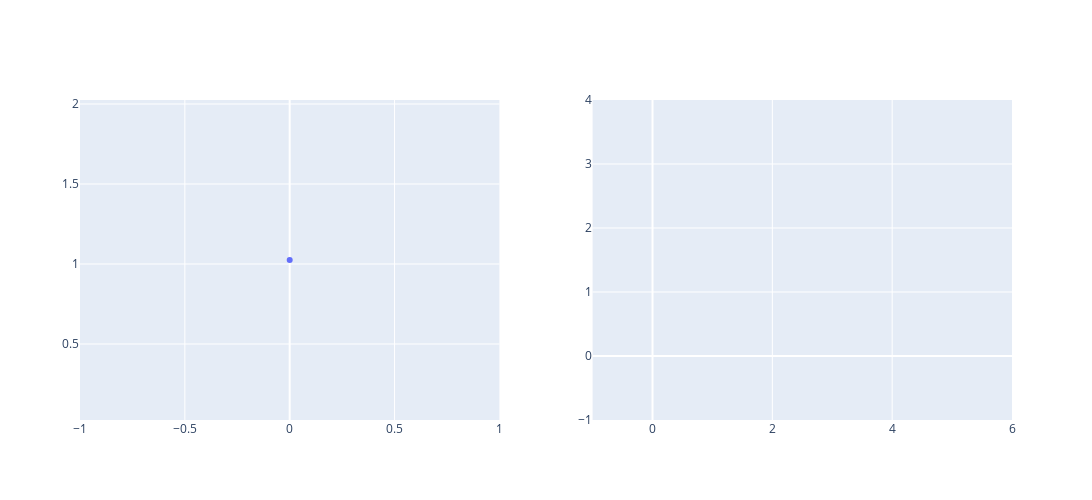
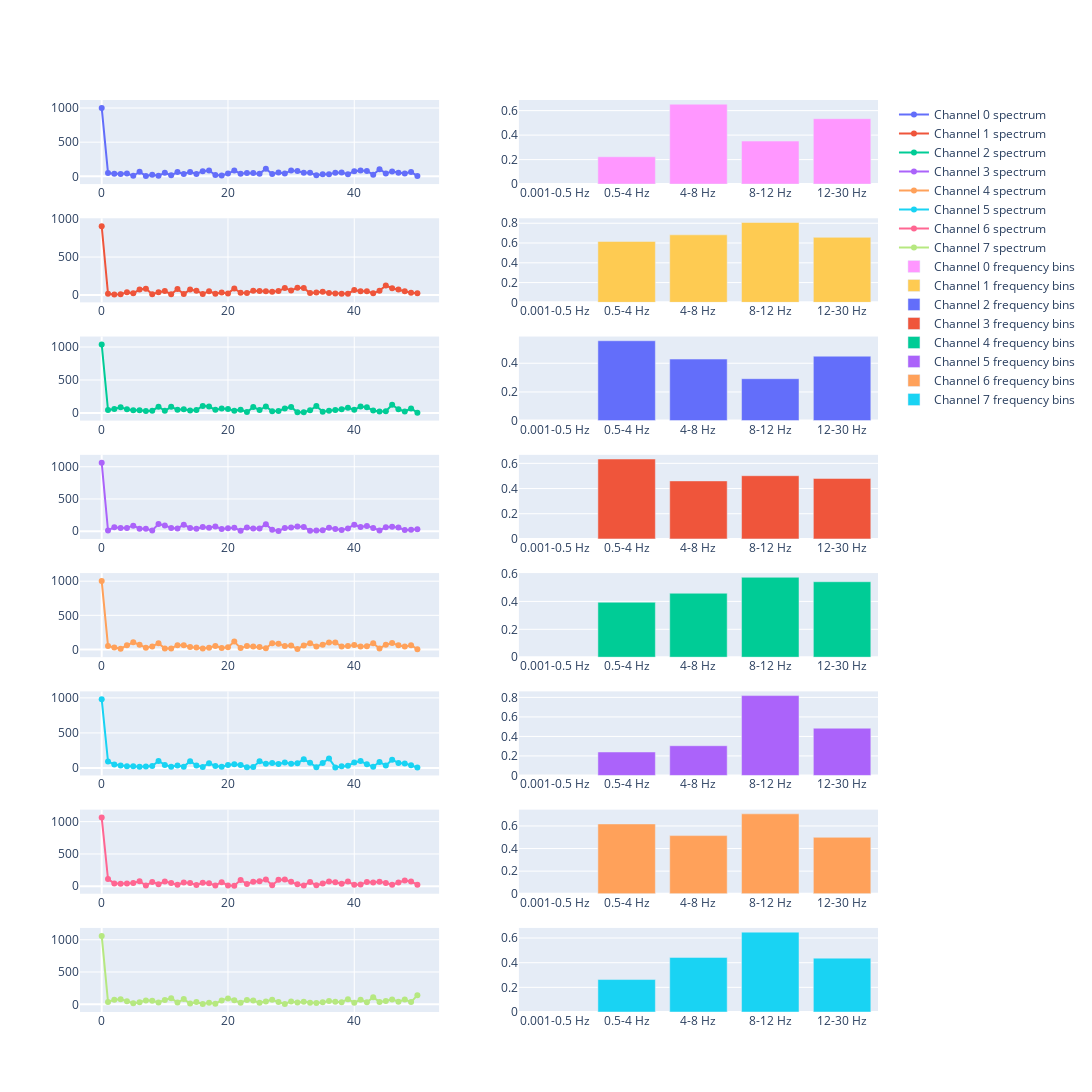

Write notebook code for charts like these, in order.
### Code cell
communicator.render()

### Figure 1 — Plotly figure (JSON) as saved in the notebook; plotly's stock layout.template omitted (floating-point values rounded to 4 significant figures)
{"data": [{"mode": "lines+markers", "name": "Current episode rewards", "type": "scatter", "x": [0], "xaxis": "x", "y": [1.025], "yaxis": "y"}, {"mode": "lines+markers", "name": "Previous episode max rewards", "type": "scatter", "x": [], "xaxis": "x2", "y": [], "yaxis": "y2"}], "layout": {"height": 500, "width": 2000, "xaxis": {"anchor": "y", "domain": [0, 0.45]}, "xaxis2": {"anchor": "y2", "domain": [0.55, 1]}, "yaxis": {"anchor": "x", "domain": [0, 1]}, "yaxis2": {"anchor": "x2", "domain": [0, 1]}}}

### Figure 2 — Plotly figure (JSON) as saved in the notebook; plotly's stock layout.template omitted (floating-point values rounded to 4 significant figures)
{"data": [{"mode": "lines+markers", "name": "Channel 0 spectrum", "type": "scatter", "x": [0, 1, 2, 3, 4, 5, 6, 7, 8, 9, 10, 11, 12, 13, 14, 15, 16, 17, 18, 19, 20, 21, 22, 23, 24, 25, 26, 27, 28, 29, 30, 31, 32, 33, 34, 35, 36, 37, 38, 39, 40, 41, 42, 43, 44, 45, 46, 47, 48, 49, 50], "xaxis": "x", "y": [1001.0, 46.99, 37.39, 35.13, 41.46, 8.348, 65.9, 5.714, 23.92, 7.931, 50.5, 14.95, 61.58, 35.48, 64.54, 35.32, 75.09, 86.06, 20.24, 11.51, 40.17, 85.02, 39.27, 47.33, 47.2, 39.24, 109.9, 32.9, 57.05, 40.75, 86.37, 76.19, 52.85, 52.62, 15.7, 31.66, 28.64, 53.83, 54.22, 31.67, 74.28, 85.96, 78.33, 23.63, 104.3, 42.31, 71.85, 52.05, 42.87, 64.88, 2.88], "yaxis": "y"}, {"mode": "lines+markers", "name": "Channel 1 spectrum", "type": "scatter", "x": [0, 1, 2, 3, 4, 5, 6, 7, 8, 9, 10, 11, 12, 13, 14, 15, 16, 17, 18, 19, 20, 21, 22, 23, 24, 25, 26, 27, 28, 29, 30, 31, 32, 33, 34, 35, 36, 37, 38, 39, 40, 41, 42, 43, 44, 45, 46, 47, 48, 49, 50], "xaxis": "x3", "y": [907.2, 14.43, 7.235, 9.602, 36.68, 21.24, 71.47, 83.17, 9.625, 35.79, 51.44, 9.855, 78.08, 13.46, 70.73, 56.28, 12.66, 50.4, 15.47, 33.0, 20.35, 86.6, 29.51, 24.23, 55.22, 51.11, 50.47, 40.77, 51.15, 91.64, 59.7, 94.02, 91.21, 24.31, 33.03, 40.83, 24.74, 19.09, 17.08, 16.83, 65.0, 49.2, 48.64, 21.66, 55.68, 124.5, 89.05, 72.95, 49.07, 29.01, 21.1], "yaxis": "y3"}, {"mode": "lines+markers", "name": "Channel 2 spectrum", "type": "scatter", "x": [0, 1, 2, 3, 4, 5, 6, 7, 8, 9, 10, 11, 12, 13, 14, 15, 16, 17, 18, 19, 20, 21, 22, 23, 24, 25, 26, 27, 28, 29, 30, 31, 32, 33, 34, 35, 36, 37, 38, 39, 40, 41, 42, 43, 44, 45, 46, 47, 48, 49, 50], "xaxis": "x5", "y": [1038.0, 46.09, 62.1, 86.79, 55.85, 42.43, 41.64, 30.59, 35.67, 94.86, 32.9, 94.46, 51.53, 58.85, 39.2, 46.44, 108.2, 98.39, 48.09, 68.06, 59.61, 34.9, 51.4, 15.64, 90.02, 46.08, 99.58, 26.29, 31.72, 68.74, 92.85, 10.29, 11.88, 41.09, 105.7, 21.02, 35.11, 44.98, 58.48, 78.68, 48.93, 100.3, 87.64, 36.87, 25.25, 26.55, 125.0, 56.54, 23.38, 69.17, 5.7], "yaxis": "y5"}, {"mode": "lines+markers", "name": "Channel 3 spectrum", "type": "scatter", "x": [0, 1, 2, 3, 4, 5, 6, 7, 8, 9, 10, 11, 12, 13, 14, 15, 16, 17, 18, 19, 20, 21, 22, 23, 24, 25, 26, 27, 28, 29, 30, 31, 32, 33, 34, 35, 36, 37, 38, 39, 40, 41, 42, 43, 44, 45, 46, 47, 48, 49, 50], "xaxis": "x7", "y": [1061.0, 10.28, 61.93, 49.21, 51.04, 85.16, 37.46, 38.7, 11.4, 111.0, 89.0, 48.93, 43.03, 100.2, 50.11, 36.96, 65.32, 52.08, 71.31, 32.89, 45.63, 52.62, 7.29, 57.2, 39.67, 42.34, 106.2, 20.26, 3.375, 48.45, 57.73, 71.41, 64.84, 7.66, 11.13, 15.54, 53.69, 34.4, 20.06, 42.78, 100.1, 65.63, 81.78, 50.95, 11.92, 60.86, 67.29, 55.02, 19.35, 20.76, 30.06], "yaxis": "y7"}, {"mode": "lines+markers", "name": "Channel 4 spectrum", "type": "scatter", "x": [0, 1, 2, 3, 4, 5, 6, 7, 8, 9, 10, 11, 12, 13, 14, 15, 16, 17, 18, 19, 20, 21, 22, 23, 24, 25, 26, 27, 28, 29, 30, 31, 32, 33, 34, 35, 36, 37, 38, 39, 40, 41, 42, 43, 44, 45, 46, 47, 48, 49, 50], "xaxis": "x9", "y": [1002.0, 52.4, 28.66, 10.83, 61.47, 105.9, 67.99, 24.9, 43.71, 92.56, 15.38, 14.33, 62.03, 61.65, 36.63, 28.53, 13.48, 24.07, 52.17, 22.0, 31.5, 115.3, 19.81, 51.83, 41.87, 36.54, 17.96, 91.06, 84.78, 50.15, 57.03, 6.115, 58.73, 91.95, 44.04, 68.75, 103.3, 102.0, 43.53, 49.01, 64.3, 43.37, 46.13, 92.24, 15.04, 69.76, 95.57, 60.17, 41.92, 61.91, 3.62], "yaxis": "y9"}, {"mode": "lines+markers", "name": "Channel 5 spectrum", "type": "scatter", "x": [0, 1, 2, 3, 4, 5, 6, 7, 8, 9, 10, 11, 12, 13, 14, 15, 16, 17, 18, 19, 20, 21, 22, 23, 24, 25, 26, 27, 28, 29, 30, 31, 32, 33, 34, 35, 36, 37, 38, 39, 40, 41, 42, 43, 44, 45, 46, 47, 48, 49, 50], "xaxis": "x11", "y": [979.1, 91.35, 50.42, 36.14, 23.27, 23.79, 15.26, 21.71, 27.51, 99.88, 42.61, 16.1, 35.77, 18.79, 95.48, 36.32, 13.83, 67.41, 28.0, 17.6, 42.09, 52.17, 41.36, 9.139, 14.69, 94.21, 58.73, 70.18, 56.52, 77.28, 59.9, 67.41, 122.3, 73.75, 10.93, 69.84, 135.2, 7.114, 24.8, 32.29, 77.29, 98.07, 51.6, 17.89, 85.64, 34.05, 118.0, 71.55, 64.67, 39.29, 6.3], "yaxis": "y11"}, {"mode": "lines+markers", "name": "Channel 6 spectrum", "type": "scatter", "x": [0, 1, 2, 3, 4, 5, 6, 7, 8, 9, 10, 11, 12, 13, 14, 15, 16, 17, 18, 19, 20, 21, 22, 23, 24, 25, 26, 27, 28, 29, 30, 31, 32, 33, 34, 35, 36, 37, 38, 39, 40, 41, 42, 43, 44, 45, 46, 47, 48, 49, 50], "xaxis": "x13", "y": [1062.0, 111.7, 44.83, 39.7, 42.24, 50.02, 77.24, 10.75, 67.18, 31.0, 72.57, 49.8, 24.14, 56.98, 49.72, 20.62, 53.49, 47.91, 12.95, 63.04, 13.28, 7.939, 98.85, 35.81, 71.64, 76.03, 103.7, 17.3, 99.24, 104.6, 68.43, 29.77, 13.21, 67.37, 14.18, 43.32, 74.48, 61.87, 40.35, 72.41, 23.36, 26.64, 67.73, 57.63, 70.56, 52.03, 23.97, 58.4, 90.0, 73.5, 25.04], "yaxis": "y13"}, {"mode": "lines+markers", "name": "Channel 7 spectrum", "type": "scatter", "x": [0, 1, 2, 3, 4, 5, 6, 7, 8, 9, 10, 11, 12, 13, 14, 15, 16, 17, 18, 19, 20, 21, 22, 23, 24, 25, 26, 27, 28, 29, 30, 31, 32, 33, 34, 35, 36, 37, 38, 39, 40, 41, 42, 43, 44, 45, 46, 47, 48, 49, 50], "xaxis": "x15", "y": [1060.0, 37.58, 71.01, 78.71, 47.96, 18.27, 31.98, 60.91, 55.16, 29.2, 66.45, 95.83, 27.24, 81.25, 11.01, 34.86, 6.52, 25.07, 10.07, 60.55, 91.47, 64.24, 25.82, 68.21, 60.31, 22.6, 42.33, 69.86, 34.12, 4.059, 45.28, 26.19, 39.06, 25.99, 22.23, 32.94, 50.37, 40.74, 32.02, 79.62, 25.63, 72.02, 32.16, 109.2, 37.73, 51.14, 76.17, 40.98, 72.7, 34.71, 141.8], "yaxis": "y15"}, {"name": "Channel 0 frequency bins", "type": "bar", "x": ["0.001-0.5 Hz", "0.5-4 Hz", "4-8 Hz", "8-12 Hz", "12-30 Hz"], "xaxis": "x2", "y": [null, 0.223, 0.6525, 0.3511, 0.5342], "yaxis": "y2"}, {"name": "Channel 1 frequency bins", "type": "bar", "x": ["0.001-0.5 Hz", "0.5-4 Hz", "4-8 Hz", "8-12 Hz", "12-30 Hz"], "xaxis": "x4", "y": [null, 0.6162, 0.6828, 0.8078, 0.6575], "yaxis": "y4"}, {"name": "Channel 2 frequency bins", "type": "bar", "x": ["0.001-0.5 Hz", "0.5-4 Hz", "4-8 Hz", "8-12 Hz", "12-30 Hz"], "xaxis": "x6", "y": [null, 0.5569, 0.4292, 0.2923, 0.4492], "yaxis": "y6"}, {"name": "Channel 3 frequency bins", "type": "bar", "x": ["0.001-0.5 Hz", "0.5-4 Hz", "4-8 Hz", "8-12 Hz", "12-30 Hz"], "xaxis": "x8", "y": [null, 0.6344, 0.4606, 0.5019, 0.4802], "yaxis": "y8"}, {"name": "Channel 4 frequency bins", "type": "bar", "x": ["0.001-0.5 Hz", "0.5-4 Hz", "4-8 Hz", "8-12 Hz", "12-30 Hz"], "xaxis": "x10", "y": [null, 0.3938, 0.4586, 0.573, 0.5414], "yaxis": "y10"}, {"name": "Channel 5 frequency bins", "type": "bar", "x": ["0.001-0.5 Hz", "0.5-4 Hz", "4-8 Hz", "8-12 Hz", "12-30 Hz"], "xaxis": "x12", "y": [null, 0.2405, 0.3047, 0.8187, 0.4841], "yaxis": "y12"}, {"name": "Channel 6 frequency bins", "type": "bar", "x": ["0.001-0.5 Hz", "0.5-4 Hz", "4-8 Hz", "8-12 Hz", "12-30 Hz"], "xaxis": "x14", "y": [null, 0.6177, 0.5146, 0.7071, 0.4994], "yaxis": "y14"}, {"name": "Channel 7 frequency bins", "type": "bar", "x": ["0.001-0.5 Hz", "0.5-4 Hz", "4-8 Hz", "8-12 Hz", "12-30 Hz"], "xaxis": "x16", "y": [null, 0.2632, 0.443, 0.6479, 0.4368], "yaxis": "y16"}], "layout": {"height": 1500, "width": 2000, "xaxis": {"anchor": "y", "domain": [0, 0.45]}, "xaxis10": {"anchor": "y10", "domain": [0.55, 1]}, "xaxis11": {"anchor": "y11", "domain": [0, 0.45]}, "xaxis12": {"anchor": "y12", "domain": [0.55, 1]}, "xaxis13": {"anchor": "y13", "domain": [0, 0.45]}, "xaxis14": {"anchor": "y14", "domain": [0.55, 1]}, "xaxis15": {"anchor": "y15", "domain": [0, 0.45]}, "xaxis16": {"anchor": "y16", "domain": [0.55, 1]}, "xaxis2": {"anchor": "y2", "domain": [0.55, 1]}, "xaxis3": {"anchor": "y3", "domain": [0, 0.45]}, "xaxis4": {"anchor": "y4", "domain": [0.55, 1]}, "xaxis5": {"anchor": "y5", "domain": [0, 0.45]}, "xaxis6": {"anchor": "y6", "domain": [0.55, 1]}, "xaxis7": {"anchor": "y7", "domain": [0, 0.45]}, "xaxis8": {"anchor": "y8", "domain": [0.55, 1]}, "xaxis9": {"anchor": "y9", "domain": [0, 0.45]}, "yaxis": {"anchor": "x", "domain": [0.9078, 1.0]}, "yaxis10": {"anchor": "x10", "domain": [0.3891, 0.4813]}, "yaxis11": {"anchor": "x11", "domain": [0.2594, 0.3516]}, "yaxis12": {"anchor": "x12", "domain": [0.2594, 0.3516]}, "yaxis13": {"anchor": "x13", "domain": [0.1297, 0.2219]}, "yaxis14": {"anchor": "x14", "domain": [0.1297, 0.2219]}, "yaxis15": {"anchor": "x15", "domain": [0, 0.09219]}, "yaxis16": {"anchor": "x16", "domain": [0, 0.09219]}, "yaxis2": {"anchor": "x2", "domain": [0.9078, 1.0]}, "yaxis3": {"anchor": "x3", "domain": [0.7781, 0.8703]}, "yaxis4": {"anchor": "x4", "domain": [0.7781, 0.8703]}, "yaxis5": {"anchor": "x5", "domain": [0.6484, 0.7406]}, "yaxis6": {"anchor": "x6", "domain": [0.6484, 0.7406]}, "yaxis7": {"anchor": "x7", "domain": [0.5188, 0.6109]}, "yaxis8": {"anchor": "x8", "domain": [0.5188, 0.6109]}, "yaxis9": {"anchor": "x9", "domain": [0.3891, 0.4813]}}}
